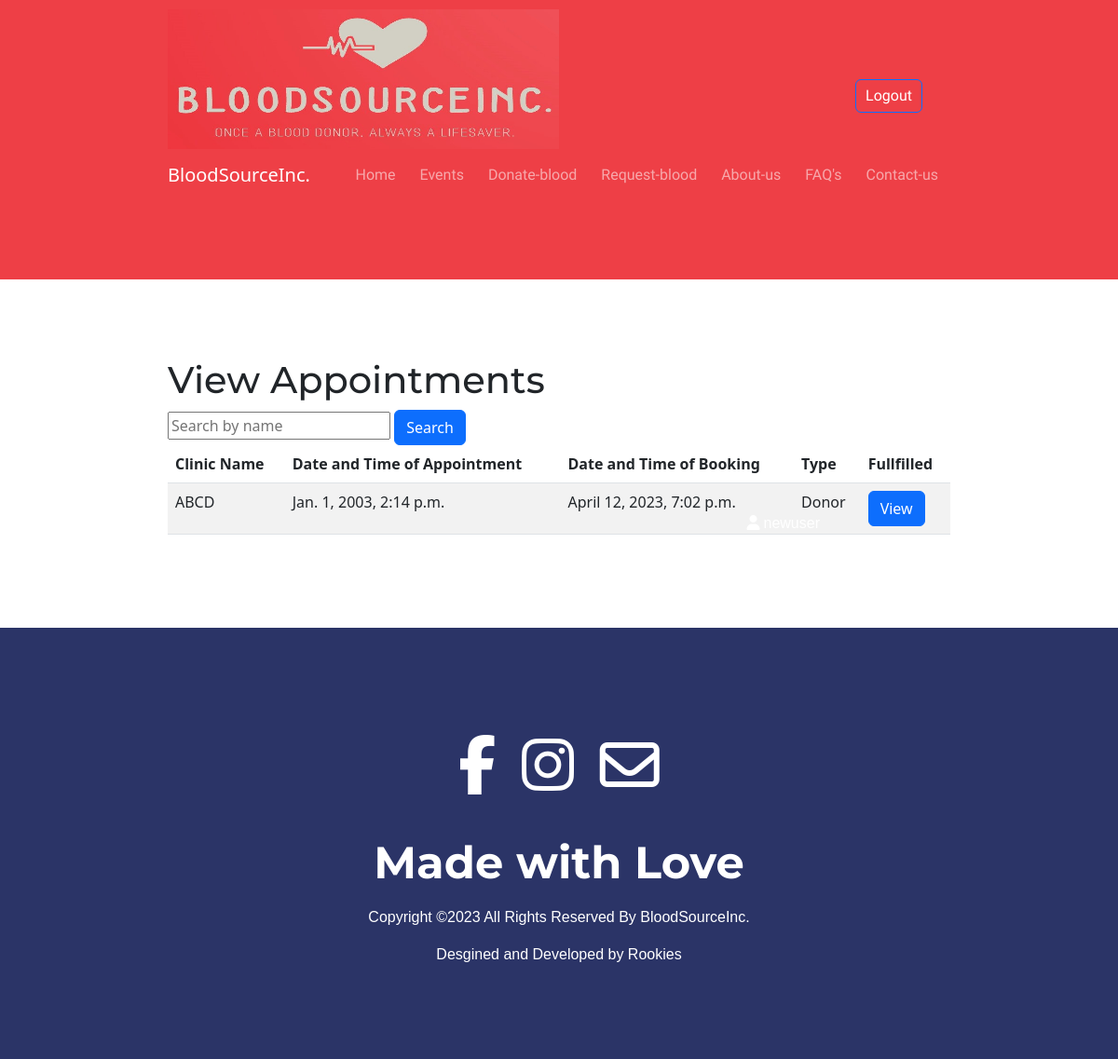
Before: /staff/view-appointments/ (signed in) with the older database file.
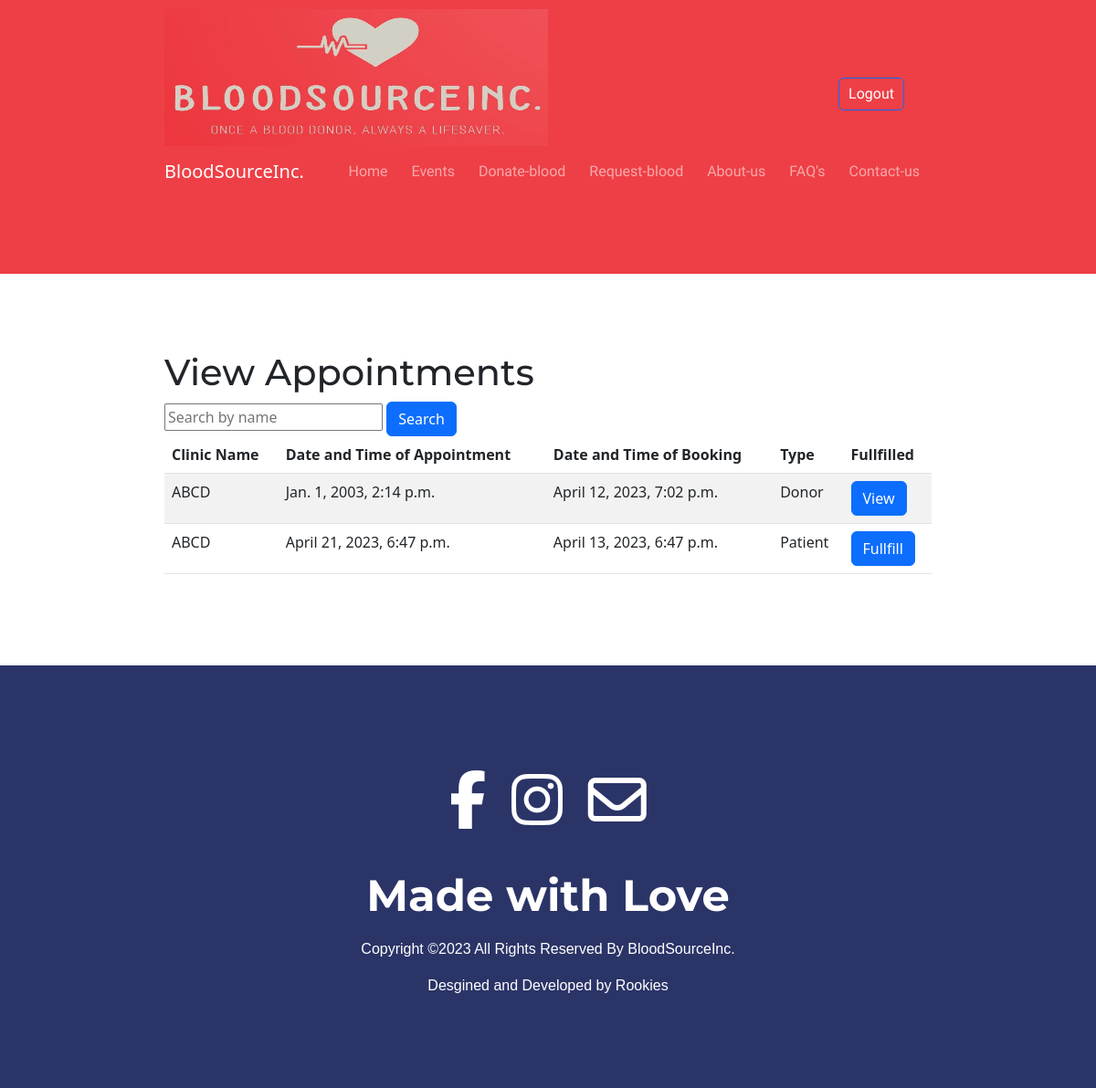
After: the same page with the newer database file.
### staff/models.py (models this page shows)
class Appointment(models.Model):
    appointment_id = models.AutoField(primary_key=True)
    user_id = models.ForeignKey(Profile, on_delete=models.CASCADE)
    clinic_id = models.ForeignKey(Clinic, on_delete=models.CASCADE)
    type = models.CharField(max_length=10, choices=[('Donor', 'Donor'), ('Patient', 'Patient')])
    datetime_of_appointment = models.DateTimeField()
    datetime_of_booking = models.DateTimeField(auto_now_add=True)
    appointment_fullfilled = models.BooleanField(default=False) #type: ignore
    models.UniqueConstraint(fields=['user_id', 'clinic_id', 'datetime_of_appointment'], name='unique_user_clinic_datetime')

class Clinic(models.Model):
    clinic_id = models.AutoField(primary_key=True)
    name = models.CharField(max_length=200)
    address = models.CharField(max_length=200)
    pincode = models.IntegerField()
    state = models.CharField(max_length=20, choices=StateEnum.choices, null=False, blank=False)

### staff/views.py (the view)
# urls.py: path('view-appointments/', view_appointments, name='user-view-appointments'),
def view_appointments(request):
    if not request.user.is_authenticated:
        messages.error(request, 'You must be logged in to view your appointments.')
        return redirect('user-login')
    if not request.user.is_staff:
        messages.error(request, 'You must be a staff member to view appointments.')
        return render(request, 'not_allowed.html')
    query_name = request.GET.get('name', '')
    staff = Staff.objects.get(user_id=request.user)
    appointments = []
    appointments = Appointment.objects.filter(clinic_id=staff.clinic_id)
    appointments.order_by('datetime_of_appointment')
    context = {'appointments': appointments}
    return render(request, 'staff/view-appointments.html', context)

### staff/templates/staff/view-appointments.html (shortened to what this page needs)
{% extends 'base.html' %}
{% block content %}
    <div class="container-fluid">
    <h1> View Appointments </h1>
    <input type="text" id="name-search" placeholder="Search by name">
    <button id="search-button" class="btn btn-primary">Search</button>
    <table class="table table-striped">
        <thead>
            <tr>
                <th> Clinic Name </th>
                <th> Date and Time of Appointment </th>
                <th> Date and Time of Booking </th>
                <th> Type </th>
                <th> Fullfilled </th>
            </tr>
        </thead>
        <tbody>
            {% for appointment in appointments %}
                <tr>
                    <td> {{ appointment.clinic_id.name }} </td>
                    <td> {{ appointment.datetime_of_appointment }} </td>
                    <td> {{ appointment.datetime_of_booking }} </td>
                    <td> {{ appointment.type }} </td>
                    <td>
                        <a href="{% url 'staff-fullfill-appointment' appointment.appointment_id %}" class="btn btn-primary">
                            {% if appointment.appointment_fullfilled %}
                                View
                            {% else %}
                                Fullfill
                            {% endif %}
                        </a>
                    </td>
                </tr>
            {% endfor %}
        </tbody>
    </table>
    </div>
{% endblock %}

Changed rows visible on the page:
added Appointment: clinic_id.name "ABCD", datetime_of_appointment "April 21, 2023, 6:47 p.m.", datetime_of_booking "April 13, 2023, 6:47 p.m.", type "Patient", appointment_fullfilled "Fullfill"
